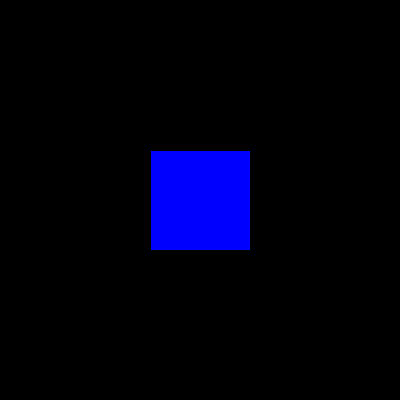
Frame 1 (no input)
Frame 60 (the mouse pressed at the canvas centre just before this capture): identical to frame 1, image omitted
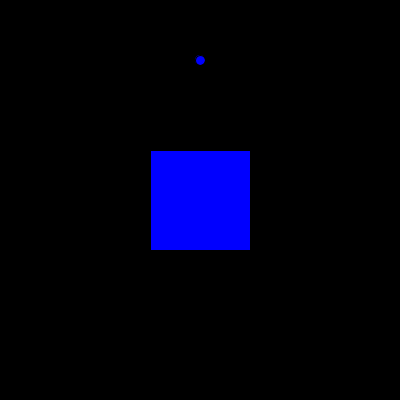
Frame 120 (the mouse held since frame 60 and released just before this capture)

The Processing sketch that drew these frames (run headless with seeded random() and noise(); from frame 60 on, the mouse is pressed at the canvas centre):

// Processing sketch: functions_demo2
// ── functions_demo2.pde
boolean button = false;

float y = 0;

void setup() {
  size(400, 400);
}

void draw() {
  
  background (0);
  drawButton();
  if (button) {
    moveBall();
    drawBall();
  }
}

void drawButton() {
  rectMode(CENTER);
  fill(0, 0, 255);
  rect(width/2, height/2, 100, 100);
}

void drawBall() {
  ellipse(200, y, 10, 10);
}

void moveBall() {
  y = y + 1;
}


void mousePressed() {

  if ((mouseX>150 && mouseX<250) && (mouseY>150 && mouseY< 250)) {
    button = true;
    y = 0;
  }
}
